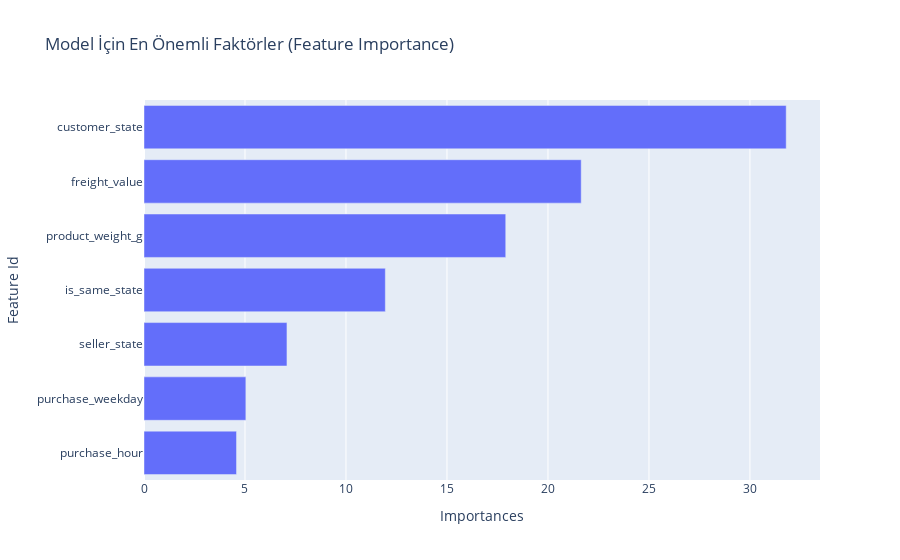

Notebook source saved alongside this figure:
### Code cell
# 4. Feature Importance (Hangi özellik en önemli?)
feature_importance = model.get_feature_importance(prettified=True)

fig = px.bar(feature_importance, x="Importances", y="Feature Id", 
             orientation='h', 
             title="Model İçin En Önemli Faktörler (Feature Importance)")
fig.update_layout(yaxis={'categoryorder':'total ascending'})
fig.show()

### Figure 1 — Plotly figure (JSON) as saved in the notebook; plotly's stock layout.template omitted (floating-point values rounded to 4 significant figures)
{"data": [{"hovertemplate": "Importances=%{x}<br>Feature Id=%{y}<extra></extra>", "legendgroup": "", "marker": {"color": "#636efa", "pattern": {"shape": ""}}, "name": "", "orientation": "h", "showlegend": false, "textposition": "auto", "type": "bar", "x": [31.79, 21.65, 17.91, 11.95, 7.078, 5.043, 4.58], "xaxis": "x", "y": ["customer_state", "freight_value", "product_weight_g", "is_same_state", "seller_state", "purchase_weekday", "purchase_hour"], "yaxis": "y"}], "layout": {"barmode": "relative", "legend": {"tracegroupgap": 0}, "title": {"text": "Model İçin En Önemli Faktörler (Feature Importance)"}, "xaxis": {"anchor": "y", "domain": [0, 1], "title": {"text": "Importances"}}, "yaxis": {"anchor": "x", "categoryorder": "total ascending", "domain": [0, 1], "title": {"text": "Feature Id"}}}}
